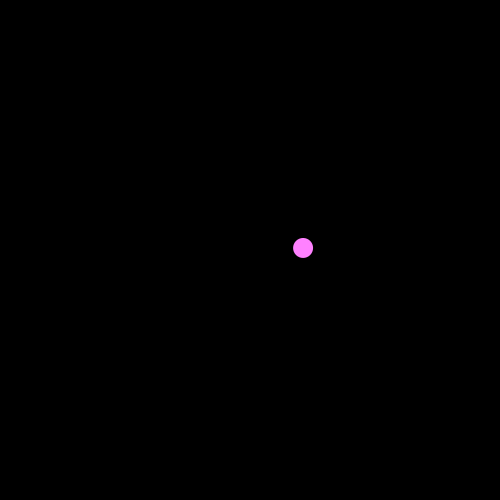
Frame 1 (no input)
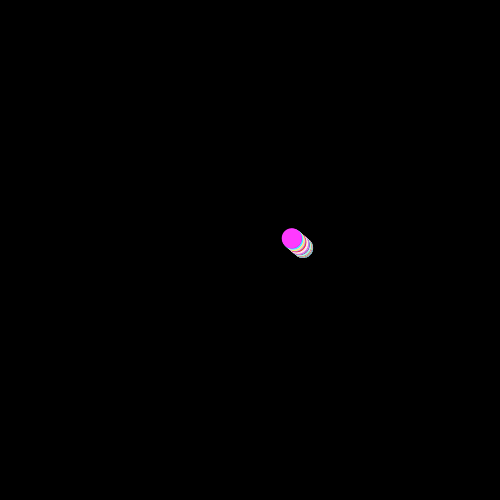
Frame 60 (the mouse pressed at the canvas centre just before this capture)
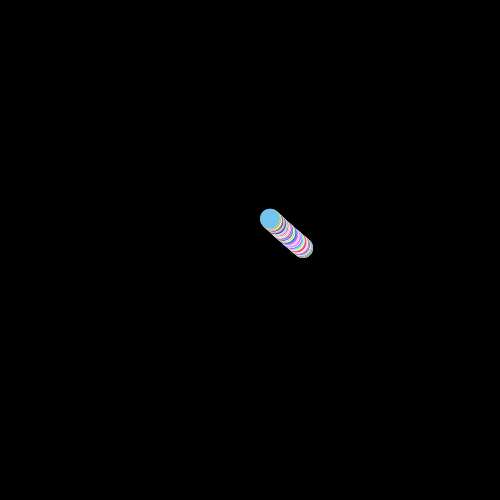
Frame 120 (the mouse held since frame 60 and released just before this capture)

The Processing sketch that drew these frames (run headless with seeded random() and noise(); from frame 60 on, the mouse is pressed at the canvas centre):

// Processing sketch: MagicWorms
// ── MagicWorms.pde

void setup(){
 size(500, 500);
 background(0);
 frameRate(100);
 makeMagical();
}
 
void draw(){
    
    smooth();
    int r = (int)random(height);
    int g = (int)random(width);
    int b = (int)random(height);
    fill(r, g, b);
    
    for(int i = 0; i < 1; i++){
    ellipse(getWormX(i), getWormY(i), 20, 20);
    }
    
}

float frequency = .001;
float noiseInterval = PI; 

void makeMagical() {
  fill( 0, 0, 0, 10 );rect(0, 0, width, height);noStroke();
}

float getWormX(int i) {
  return map(noise(i*noiseInterval + frameCount * frequency), 0, 1, 0, width);
}

float getWormY(int i) {
  return map(noise(i*noiseInterval+1 + frameCount * frequency), 0, 1, 0, height);
}
